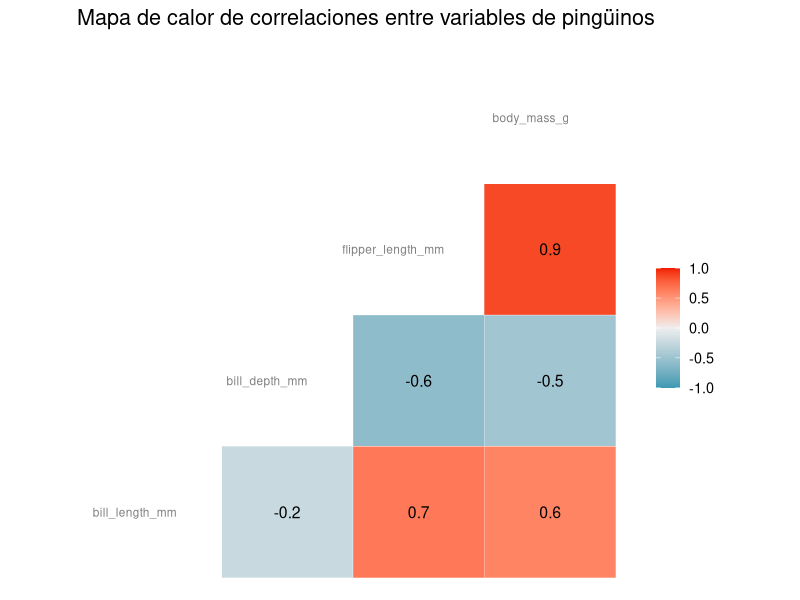
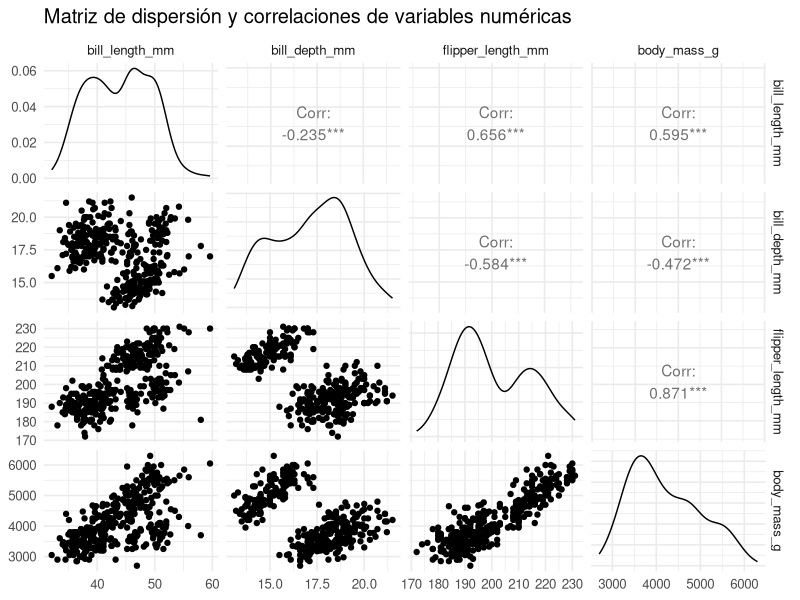
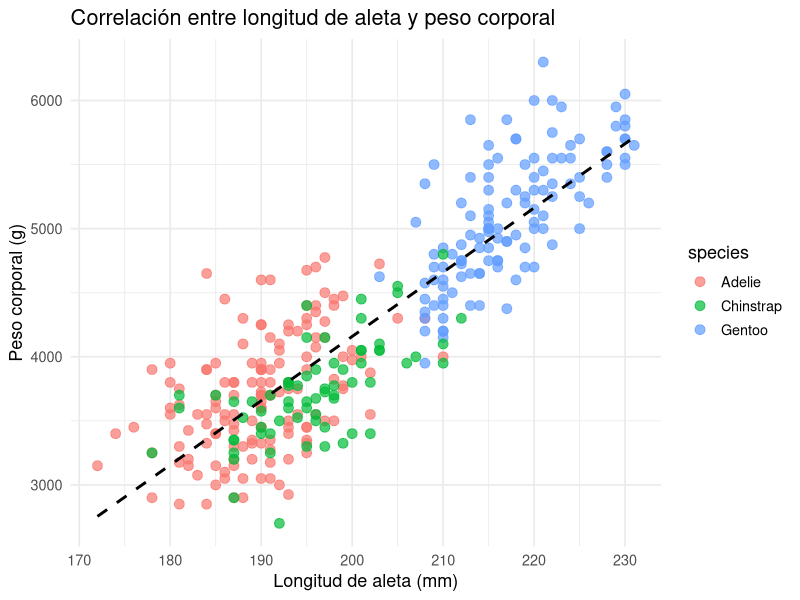

The R script that drew these images, in order:
# -----------------------------------------------------
# Práctica 4: Correlación entre variables numéricas
# Dataset: palmerpenguins
# -----------------------------------------------------

# Instalar y cargar librerías necesarias
install.packages("palmerpenguins")
install.packages("ggplot2")
install.packages("GGally")  # para pairplots y matrices de correlación
library(palmerpenguins)
library(ggplot2)
library(GGally)

# -----------------------------------------------------
# 1. Preparar datos
# -----------------------------------------------------
# Seleccionar solo columnas numéricas y quitar NA
penguins_num <- na.omit(penguins[, c("bill_length_mm", "bill_depth_mm", 
                                     "flipper_length_mm", "body_mass_g")])

# -----------------------------------------------------
# 2. Matriz de correlación
# -----------------------------------------------------
cor_matrix <- cor(penguins_num)
print("Matriz de correlación entre variables numéricas:")
print(round(cor_matrix, 3))

# -----------------------------------------------------
# 3. Visualización: Heatmap de correlaciones
# -----------------------------------------------------
ggcorr(penguins_num, label = TRUE, hjust = 0.75, size = 3, color = "grey50") +
  labs(title = "Mapa de calor de correlaciones entre variables de pingüinos") +
  theme_minimal(base_size = 13)

# -----------------------------------------------------
# 4. Pairplot: todas las relaciones con histogramas
# -----------------------------------------------------
ggpairs(penguins_num,
        title = "Matriz de dispersión y correlaciones de variables numéricas") +
  theme_minimal(base_size = 12)

# -----------------------------------------------------
# 5. Ejemplo práctico: Correlación entre longitud de aleta y peso
# -----------------------------------------------------
ggplot(na.omit(penguins), aes(x = flipper_length_mm, y = body_mass_g, color = species)) +
  geom_point(size = 3, alpha = 0.7) +
  geom_smooth(method = "lm", se = FALSE, color = "black", linetype = "dashed") +
  labs(title = "Correlación entre longitud de aleta y peso corporal",
       x = "Longitud de aleta (mm)",
       y = "Peso corporal (g)") +
  theme_minimal(base_size = 13)
